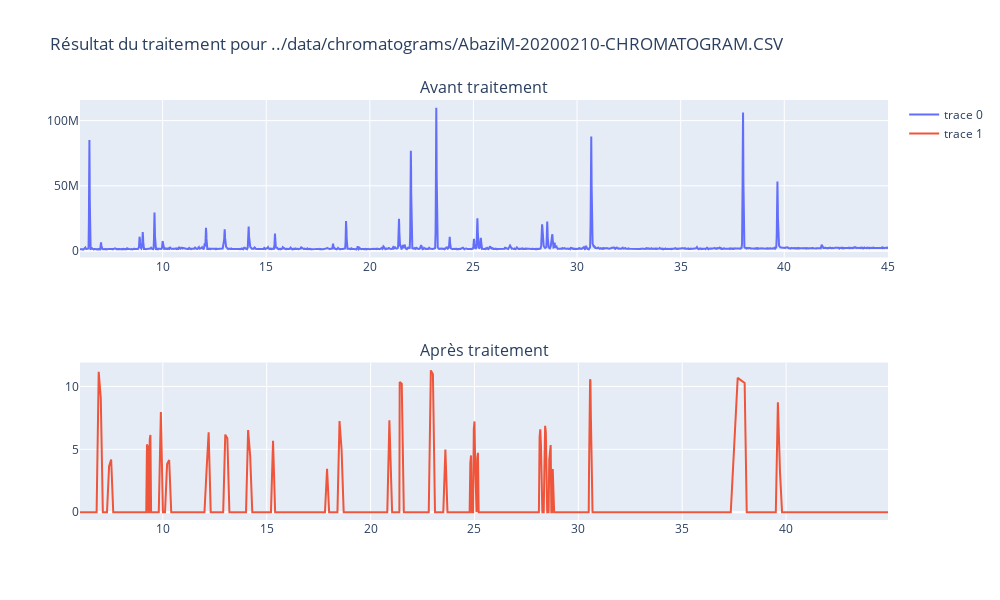
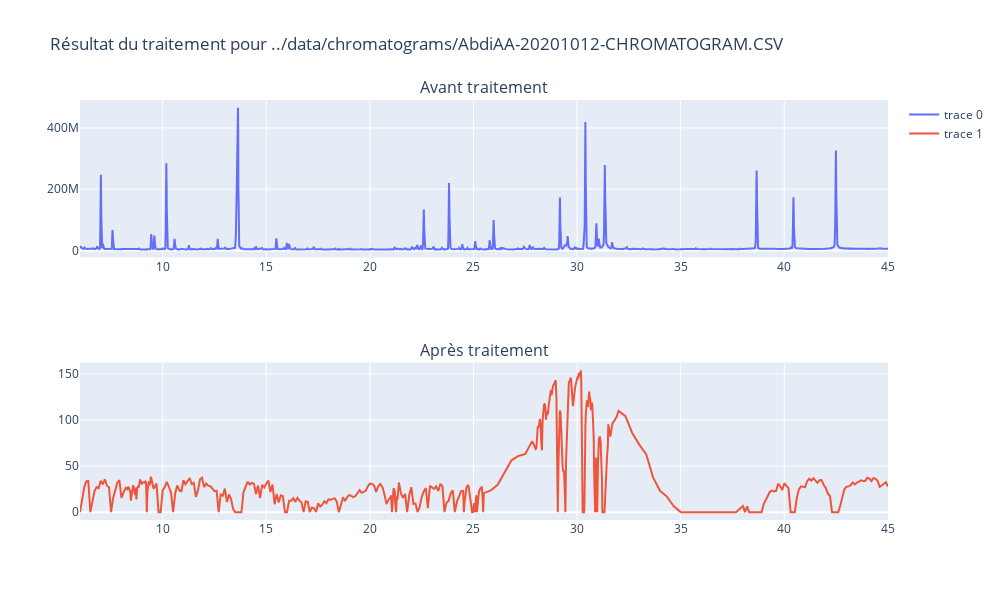
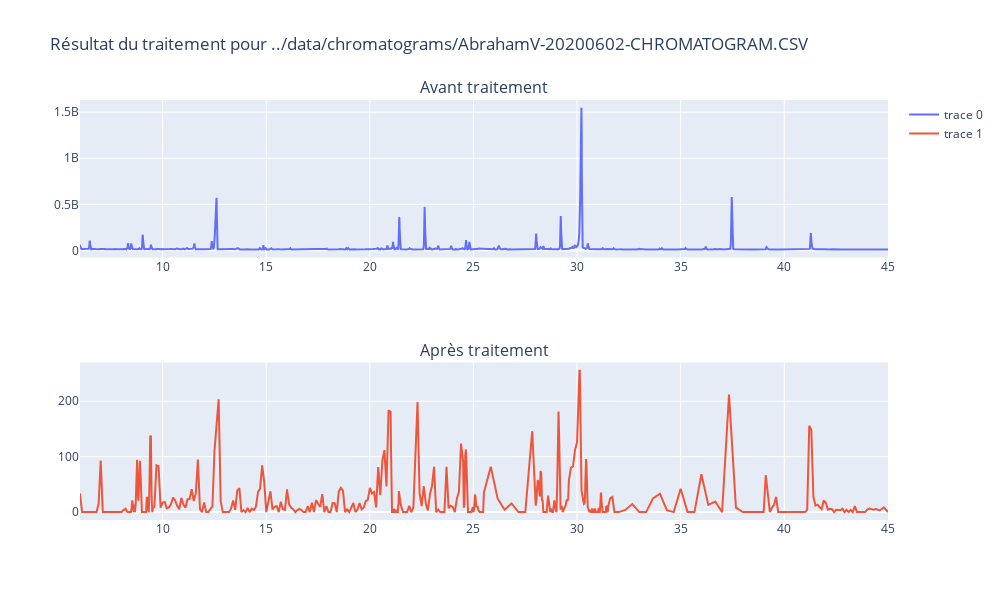
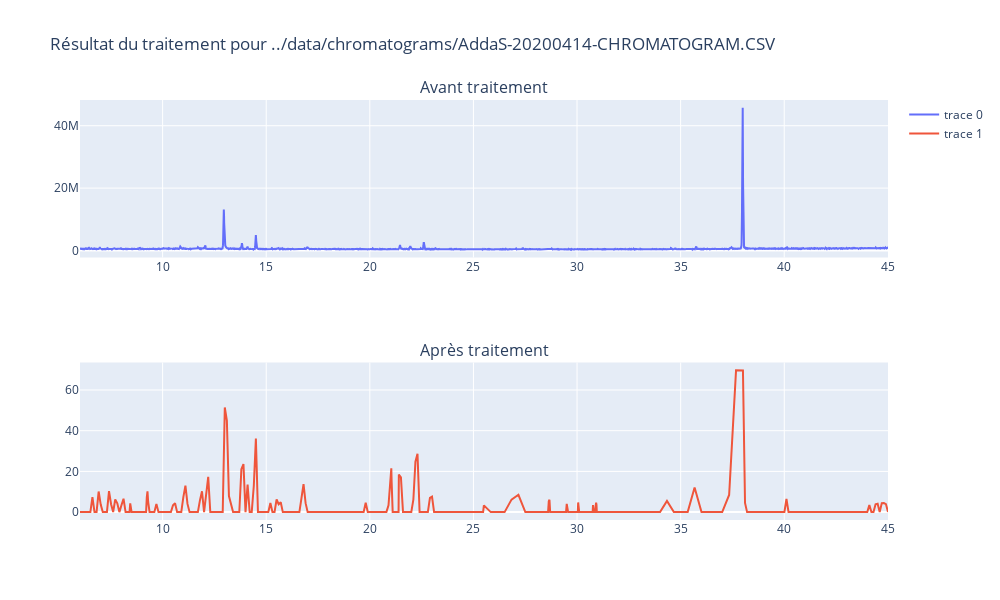

The code cell stored with these charts, in order, in its notebook:
### Markdown cell above
Comparaison de données brutes avec les données traitées sur `nb_plot` exemples :

### Code cell
files = [f for f in listdir(PATH) if f.endswith(tools.CHROM_EXT)]
print('Nombre de fichier détectés : ', len(files))

i=0
for file in files[:nb_plot]:
    file_path = join(PATH, file) # on récupère le chemin relatif du fichier

    df = tools.readCSV(file_path)  # données brutes
    # réduction de l'intervalle
    df = df.drop(df[df.index > tools.INTERVAL[1]].index)
    df = df.drop(df[df.index < tools.INTERVAL[0]].index)
    dt = tools.readAndAdaptDataFromCSV(PATH, file[: -17]) # données traitées
    newdf = dt.df
    #df = tools.alignSpikes(df, dt.spikes)
    print(dt.spikes)
        
    print(len(newdf))
    fig = make_subplots(rows = 2, cols=1, subplot_titles=['Avant traitement', 'Après traitement'])
    fig.add_trace(go.Scatter(x=df.index, y=df["values"], mode='lines'), row=1, col=1)
    fig.add_trace(go.Scatter(x=newdf.index, y=newdf["values"], mode='lines'), row=2, col=1)
    fig.update_layout(height=600, width=1000, title_text="Résultat du traitement pour " + file_path)
    fig.show()
    i+=1

### Figure 1 — Plotly figure (JSON) as saved in the notebook; plotly's stock layout.template omitted (floating-point values rounded to 4 significant figures; data arrays with more than 128 entries replaced by an {"elided": "..."} marker saying what was removed)
{"data": [{"mode": "lines", "type": "scatter", "x": {"elided": "6607 float values"}, "xaxis": "x", "y": {"elided": "6607 float values"}, "yaxis": "y"}, {"mode": "lines", "type": "scatter", "x": {"elided": "504 float values"}, "xaxis": "x2", "y": {"elided": "504 float values"}, "yaxis": "y2"}], "layout": {"annotations": [{"font": {"size": 16}, "showarrow": false, "text": "Avant traitement", "x": 0.5, "xanchor": "center", "xref": "paper", "y": 1, "yanchor": "bottom", "yref": "paper"}, {"font": {"size": 16}, "showarrow": false, "text": "Après traitement", "x": 0.5, "xanchor": "center", "xref": "paper", "y": 0.375, "yanchor": "bottom", "yref": "paper"}], "height": 600, "title": {"text": "Résultat du traitement pour ../data/chromatograms/AbaziM-20200210-CHROMATOGRAM.CSV"}, "width": 1000, "xaxis": {"anchor": "y", "domain": [0, 1]}, "xaxis2": {"anchor": "y2", "domain": [0, 1]}, "yaxis": {"anchor": "x", "domain": [0.625, 1]}, "yaxis2": {"anchor": "x2", "domain": [0, 0.375]}}}

### Figure 2 — Plotly figure (JSON) as saved in the notebook; plotly's stock layout.template omitted (floating-point values rounded to 4 significant figures; data arrays with more than 128 entries replaced by an {"elided": "..."} marker saying what was removed)
{"data": [{"mode": "lines", "type": "scatter", "x": {"elided": "6607 float values"}, "xaxis": "x", "y": {"elided": "6607 int values"}, "yaxis": "y"}, {"mode": "lines", "type": "scatter", "x": {"elided": "505 float values"}, "xaxis": "x2", "y": {"elided": "505 float values"}, "yaxis": "y2"}], "layout": {"annotations": [{"font": {"size": 16}, "showarrow": false, "text": "Avant traitement", "x": 0.5, "xanchor": "center", "xref": "paper", "y": 1, "yanchor": "bottom", "yref": "paper"}, {"font": {"size": 16}, "showarrow": false, "text": "Après traitement", "x": 0.5, "xanchor": "center", "xref": "paper", "y": 0.375, "yanchor": "bottom", "yref": "paper"}], "height": 600, "title": {"text": "Résultat du traitement pour ../data/chromatograms/AbdiAA-20201012-CHROMATOGRAM.CSV"}, "width": 1000, "xaxis": {"anchor": "y", "domain": [0, 1]}, "xaxis2": {"anchor": "y2", "domain": [0, 1]}, "yaxis": {"anchor": "x", "domain": [0.625, 1]}, "yaxis2": {"anchor": "x2", "domain": [0, 0.375]}}}

### Figure 3 — Plotly figure (JSON) as saved in the notebook; plotly's stock layout.template omitted (floating-point values rounded to 4 significant figures; data arrays with more than 128 entries replaced by an {"elided": "..."} marker saying what was removed)
{"data": [{"mode": "lines", "type": "scatter", "x": {"elided": "6606 float values"}, "xaxis": "x", "y": {"elided": "6606 int values"}, "yaxis": "y"}, {"mode": "lines", "type": "scatter", "x": {"elided": "505 float values"}, "xaxis": "x2", "y": {"elided": "505 float values"}, "yaxis": "y2"}], "layout": {"annotations": [{"font": {"size": 16}, "showarrow": false, "text": "Avant traitement", "x": 0.5, "xanchor": "center", "xref": "paper", "y": 1, "yanchor": "bottom", "yref": "paper"}, {"font": {"size": 16}, "showarrow": false, "text": "Après traitement", "x": 0.5, "xanchor": "center", "xref": "paper", "y": 0.375, "yanchor": "bottom", "yref": "paper"}], "height": 600, "title": {"text": "Résultat du traitement pour ../data/chromatograms/AbrahamV-20200602-CHROMATOGRAM.CSV"}, "width": 1000, "xaxis": {"anchor": "y", "domain": [0, 1]}, "xaxis2": {"anchor": "y2", "domain": [0, 1]}, "yaxis": {"anchor": "x", "domain": [0.625, 1]}, "yaxis2": {"anchor": "x2", "domain": [0, 0.375]}}}

### Figure 4 — Plotly figure (JSON) as saved in the notebook; plotly's stock layout.template omitted (floating-point values rounded to 4 significant figures; data arrays with more than 128 entries replaced by an {"elided": "..."} marker saying what was removed)
{"data": [{"mode": "lines", "type": "scatter", "x": {"elided": "6608 float values"}, "xaxis": "x", "y": {"elided": "6608 float values"}, "yaxis": "y"}, {"mode": "lines", "type": "scatter", "x": {"elided": "505 float values"}, "xaxis": "x2", "y": {"elided": "505 float values"}, "yaxis": "y2"}], "layout": {"annotations": [{"font": {"size": 16}, "showarrow": false, "text": "Avant traitement", "x": 0.5, "xanchor": "center", "xref": "paper", "y": 1, "yanchor": "bottom", "yref": "paper"}, {"font": {"size": 16}, "showarrow": false, "text": "Après traitement", "x": 0.5, "xanchor": "center", "xref": "paper", "y": 0.375, "yanchor": "bottom", "yref": "paper"}], "height": 600, "title": {"text": "Résultat du traitement pour ../data/chromatograms/AddaS-20200414-CHROMATOGRAM.CSV"}, "width": 1000, "xaxis": {"anchor": "y", "domain": [0, 1]}, "xaxis2": {"anchor": "y2", "domain": [0, 1]}, "yaxis": {"anchor": "x", "domain": [0.625, 1]}, "yaxis2": {"anchor": "x2", "domain": [0, 0.375]}}}
